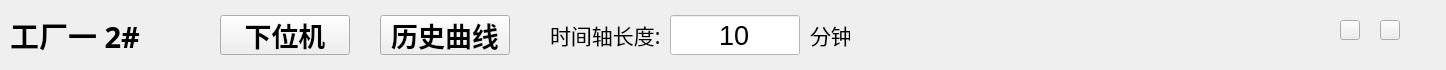
   <widget class="QWidget" name="widget_title" native="true">
    <property name="geometry">
     <rect>
      <x>2</x>
      <y>0</y>
      <width>1446</width>
      <height>70</height>
     </rect>
    </property>
    <property name="styleSheet">
     <string notr="true">#widget_title{
border-top-left-radius: 10px;   /* 设置左上角的圆角半径 */
border-top-right-radius: 10px;  /* 设置右上角的圆角半径 */
border-bottom-left-radius: 0px; /* 保持左下角的圆角半径为 0 */
border-bottom-right-radius: 0px;/* 保持右下角的圆角半径为 0 */
background-color: rgb(170, 170, 255);
}</string>
    </property>
    <widget class="QLabel" name="label_factory_num">
     <property name="geometry">
      <rect>
       <x>10</x>
       <y>15</y>
       <width>140</width>
       <height>40</height>
      </rect>
     </property>
     <property name="font">
      <font>
       <family>华文中宋</family>
       <pointsize>22</pointsize>
       <weight>75</weight>
       <bold>true</bold>
      </font>
     </property>
     <property name="text">
      <string>工厂一 2#</string>
     </property>
    </widget>
    <widget class="QPushButton" name="pushButton_lower_pc">
     <property name="geometry">
      <rect>
       <x>220</x>
       <y>15</y>
       <width>130</width>
       <height>40</height>
      </rect>
     </property>
     <property name="font">
      <font>
       <family>华文仿宋</family>
       <pointsize>20</pointsize>
       <weight>75</weight>
       <bold>true</bold>
      </font>
     </property>
     <property name="text">
      <string>下位机</string>
     </property>
    </widget>
    <widget class="QPushButton" name="pushButton_historical_curve">
     <property name="geometry">
      <rect>
       <x>380</x>
       <y>15</y>
       <width>130</width>
       <height>40</height>
      </rect>
     </property>
     <property name="font">
      <font>
       <family>华文仿宋</family>
       <pointsize>20</pointsize>
       <weight>75</weight>
       <bold>true</bold>
      </font>
     </property>
     <property name="text">
      <string>历史曲线</string>
     </property>
    </widget>
    <widget class="QPushButton" name="pushButton_3">
     <property name="geometry">
      <rect>
       <x>1340</x>
       <y>20</y>
       <width>20</width>
       <height>20</height>
      </rect>
     </property>
     <property name="styleSheet">
      <string notr="true">border-image: url(:/logo/minisize.png);</string>
     </property>
     <property name="text">
      <string/>
     </property>
    </widget>
    <widget class="QPushButton" name="pushButton_4">
     <property name="geometry">
      <rect>
       <x>1380</x>
       <y>20</y>
       <width>20</width>
       <height>20</height>
      </rect>
     </property>
     <property name="styleSheet">
      <string notr="true">border-image: url(:/logo/close.png);</string>
     </property>
     <property name="text">
      <string/>
     </property>
    </widget>
    <widget class="QLabel" name="label_factory_num_2">
     <property name="geometry">
      <rect>
       <x>550</x>
       <y>15</y>
       <width>110</width>
       <height>40</height>
      </rect>
     </property>
     <property name="font">
      <font>
       <family>华文中宋</family>
       <pointsize>16</pointsize>
       <weight>50</weight>
       <bold>false</bold>
      </font>
     </property>
     <property name="text">
      <string>时间轴长度:</string>
     </property>
    </widget>
    <widget class="QLabel" name="label_factory_num_3">
     <property name="geometry">
      <rect>
       <x>810</x>
       <y>15</y>
       <width>40</width>
       <height>40</height>
      </rect>
     </property>
     <property name="font">
      <font>
       <family>华文中宋</family>
       <pointsize>16</pointsize>
       <weight>50</weight>
       <bold>false</bold>
      </font>
     </property>
     <property name="text">
      <string>分钟</string>
     </property>
    </widget>
    <widget class="QLineEdit" name="lineEdit_SetTime">
     <property name="geometry">
      <rect>
       <x>670</x>
       <y>15</y>
       <width>130</width>
       <height>40</height>
      </rect>
     </property>
     <property name="font">
      <font>
       <pointsize>20</pointsize>
      </font>
     </property>
     <property name="styleSheet">
      <string notr="true">padding: 0;
background-color: rgb(255, 255, 255);
color: rgb(0, 0, 0);</string>
     </property>
     <property name="text">
      <string>10</string>
     </property>
     <property name="alignment">
      <set>Qt::AlignCenter</set>
     </property>
    </widget>
   </widget>
